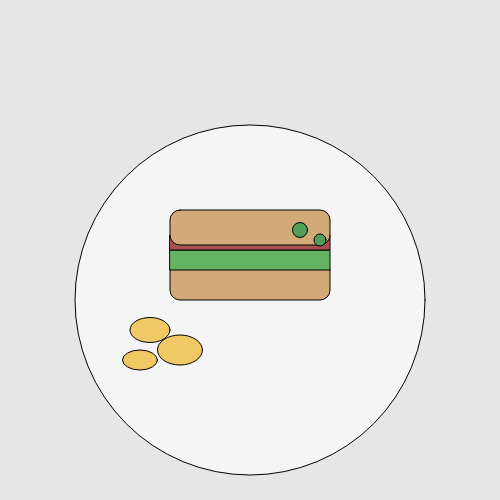
Frame 1 (no input)
Frame 2 (the mouse pressed at the canvas centre, redrawn once): identical to frame 1, image omitted

The p5.js sketch that drew this single still picture (run headless with seeded random() and noise() and a simulated clock; the mouse was pressed at the canvas centre and the sketch redrawn once):

// p5.js sketch
// ── sketch.js
function setup() {
createCanvas(500, 500);
noLoop();
}

function draw() {
background(230);

// Plate
fill(245);
ellipse(250, 300, 350, 350);

// Sandwich - bottom bread
fill(210, 170, 120);
rect(170, 260, 160, 40, 10);

// Lettuce
fill(100, 180, 100);
rect(170, 250, 160, 20);

// Meat
fill(170, 80, 80);
rect(170, 235, 160, 15);

// Sandwich - top bread
fill(210, 170, 120);
rect(170, 210, 160, 35, 10);

// Chips
fill(240, 200, 100);
ellipse(150, 330, 40, 25);
ellipse(180, 350, 45, 30);
ellipse(140, 360, 35, 20);

// Simple garnish
fill(80, 160, 90);
ellipse(300, 230, 15, 15);
ellipse(320, 240, 12, 12);
}
